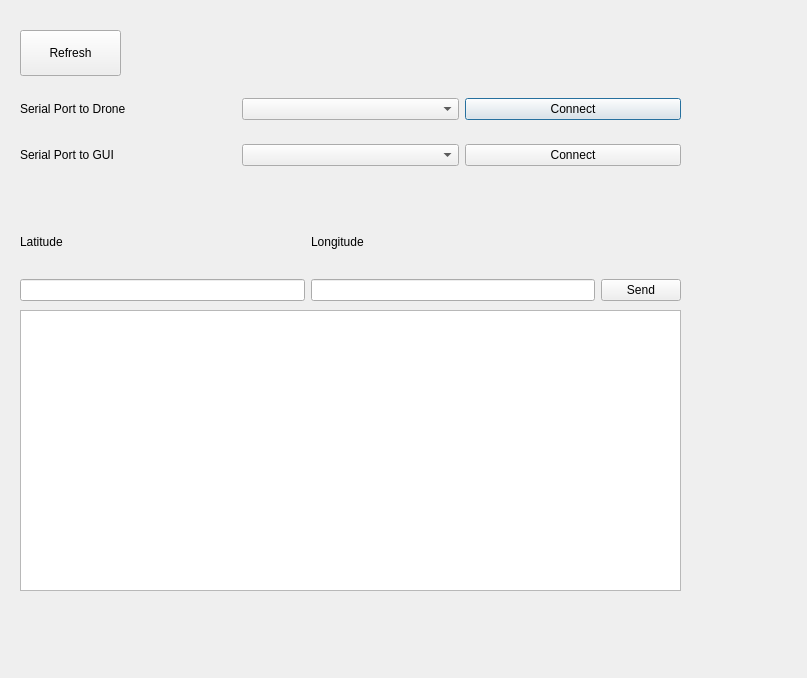
<?xml version="1.0" encoding="UTF-8"?>
<ui version="4.0">
 <class>GCS_Station</class>
 <widget class="QDialog" name="GCS_Station">
  <property name="geometry">
   <rect>
    <x>0</x>
    <y>0</y>
    <width>807</width>
    <height>678</height>
   </rect>
  </property>
  <property name="windowTitle">
   <string>GCS Station</string>
  </property>
  <widget class="QWidget" name="gridLayoutWidget">
   <property name="geometry">
    <rect>
     <x>20</x>
     <y>80</y>
     <width>661</width>
     <height>106</height>
    </rect>
   </property>
   <layout class="QGridLayout" name="gridLayout">
    <item row="1" column="0">
     <widget class="QLabel" name="label_Cmd2GUI">
      <property name="text">
       <string>Serial Port to GUI</string>
      </property>
     </widget>
    </item>
    <item row="1" column="1">
     <widget class="QComboBox" name="combobox_GUI_serialPort"/>
    </item>
    <item row="0" column="0">
     <widget class="QLabel" name="label_Drone2Cmd">
      <property name="text">
       <string>Serial Port to Drone</string>
      </property>
     </widget>
    </item>
    <item row="0" column="1">
     <widget class="QComboBox" name="combobox_Drone_serialPort">
      <property name="contextMenuPolicy">
       <enum>Qt::NoContextMenu</enum>
      </property>
      <property name="editable">
       <bool>false</bool>
      </property>
     </widget>
    </item>
    <item row="0" column="2">
     <widget class="QPushButton" name="button_Connect2Drone">
      <property name="text">
       <string>Connect</string>
      </property>
     </widget>
    </item>
    <item row="1" column="2">
     <widget class="QPushButton" name="button_Connect2GUI">
      <property name="text">
       <string>Connect</string>
      </property>
     </widget>
    </item>
   </layout>
  </widget>
  <widget class="QWidget" name="gridLayoutWidget_2">
   <property name="geometry">
    <rect>
     <x>20</x>
     <y>210</y>
     <width>661</width>
     <height>91</height>
    </rect>
   </property>
   <layout class="QGridLayout" name="gridLayout_2">
    <item row="2" column="2">
     <widget class="QPushButton" name="CameraOffButton">
      <property name="text">
       <string>Send</string>
      </property>
     </widget>
    </item>
    <item row="2" column="1">
     <widget class="QLineEdit" name="lineEdit_Longitude"/>
    </item>
    <item row="2" column="0">
     <widget class="QLineEdit" name="lineEdit_Latitude"/>
    </item>
    <item row="1" column="0">
     <widget class="QLabel" name="label_Latitude">
      <property name="text">
       <string>Latitude</string>
      </property>
     </widget>
    </item>
    <item row="1" column="1">
     <widget class="QLabel" name="label_Longitude">
      <property name="text">
       <string>Longitude</string>
      </property>
     </widget>
    </item>
   </layout>
  </widget>
  <widget class="QPushButton" name="button_SerialPortRefresh">
   <property name="geometry">
    <rect>
     <x>20</x>
     <y>30</y>
     <width>101</width>
     <height>46</height>
    </rect>
   </property>
   <property name="text">
    <string>Refresh</string>
   </property>
  </widget>
  <widget class="QTextBrowser" name="textBrowser">
   <property name="geometry">
    <rect>
     <x>20</x>
     <y>310</y>
     <width>661</width>
     <height>281</height>
    </rect>
   </property>
  </widget>
 </widget>
 <resources/>
 <connections/>
</ui>
